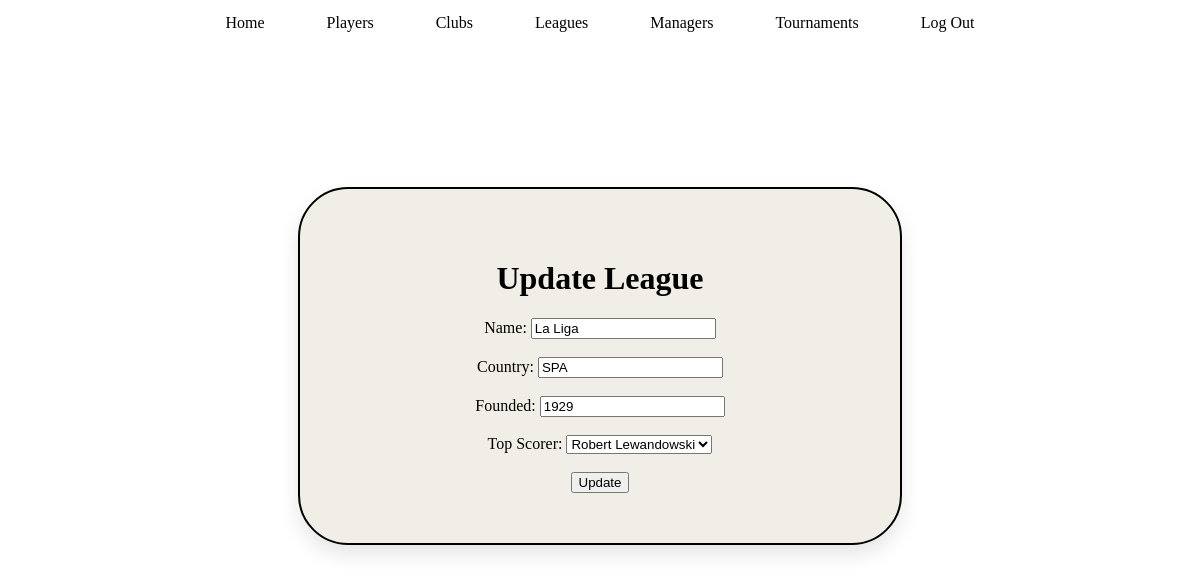
The app's page /football_tracker/leagues/update/1/ (signed in), older data.
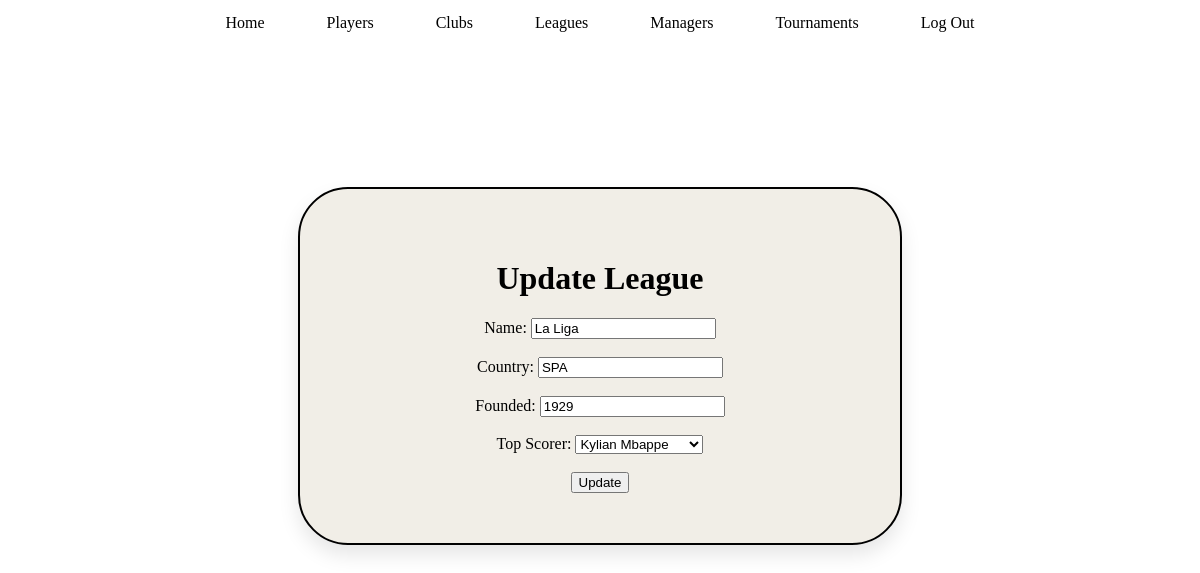
The same page, newer data.
### football_tracker/models.py (models this page shows, shortened)
class League(models.Model):
    league_name = models.CharField(max_length=70)
    country = models.CharField(max_length=3, help_text="Three letter country code, eg. POL, GER, ENG")
    founding_year = models.PositiveIntegerField()
    top_scorer = models.ForeignKey('Player', null=True, blank=True, on_delete=models.SET_NULL)

class Player(models.Model):
    FOOT = (
        ('R', 'Right'),
        ('L', 'Left')
    )
    POSITIONS = (
        ('GK', 'Goalkeeper'),
        ('DF', 'Defender'),
        ('MF', 'Midfielder'),
        ('FW', 'Forward'),
    )
    first_name = models.CharField(max_length=50)
    last_name = models.CharField(max_length=50)
    birth_date = models.DateField(null=False, blank=False)
    nationality = models.CharField(max_length=3, help_text="Three letter country code, eg. POL, GER, ENG")
    preffered_foot = models.CharField(max_length=1, choices=FOOT)
    height = models.PositiveIntegerField(help_text="Player height (in cm)")
    position = models.CharField(max_length=2, choices=POSITIONS, default='GK')
    club = models.ForeignKey('Club', null=True, blank=True, on_delete=models.SET_NULL, related_name="players")
    class Meta:
        ordering = ['last_name']

### football_tracker/views.py (the view, shortened to what this page needs)
# urls.py: path('leagues/update/<int:id>/', views.league_update_html, name='league-update'),
@login_required(login_url='user-login')
@permission_required('football_tracker.change_league', raise_exception=True)
def league_update_html(request, id):
    players = Player.objects.all()
    try:
        league = League.objects.get(id=id)
    except League.DoesNotExist:
        raise Http404("League doesn't exist in the database")
    if request.method == "GET":
        return render(request, "football_tracker/league/update.html", {'players': players, 'league': league})

### football_tracker/templates/football_tracker/league/update.html (shortened to what this page needs)
{% extends "football_tracker/base.html" %}
{% block content %}
<div class="center-wrapper">
    <div class="main-box">
        <h1>Update League</h1>
        <form method="post">
            <label for="league_name">Name:</label>
            <input type="text", id="league_name", name="league_name", value="{{ league.league_name }}"><br><br>
            <label for="country">Country:</label>
            <input type="text", id="country", name="country", value="{{ league.country }}"><br><br>
            <label for="founding_year">Founded: </label>
            <input type="number", id="founding_year", name="founding_year", value="{{ league.founding_year }}"><br><br>
            <label for="top_scorer">Top Scorer: </label>
            <select id="top_scorer" name="top_scorer">
                {% for p in players %}
                    <option value="{{ p.id }}"{% if p.id == league.top_scorer_id %}selected{% endif %}>{{ p.first_name }} {{ p.last_name }}</option>
                {% endfor %}
            </select><br><br>
            <button type="submit">Update</button>
        </form>
    </div>
</div>
{% endblock %}

Row changes from the older to the newer data that the page shows:
changed League "La Liga": top_scorer (not shown) → "Kylian Mbappe"
Text that changed along with them:
form field top_scorer: "Robert Lewandowski" → (not shown)
